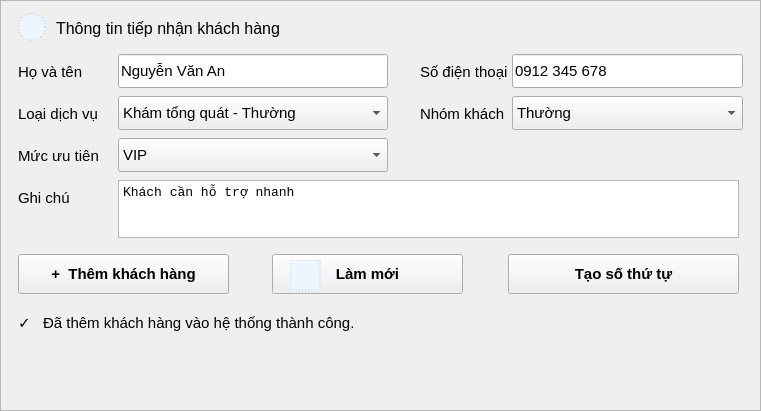
  <widget class="QFrame" name="panelThongTin">
   <property name="geometry">
    <rect>
     <x>16</x>
     <y>188</y>
     <width>761</width>
     <height>411</height>
    </rect>
   </property>
   <property name="frameShape">
    <enum>QFrame::Shape::StyledPanel</enum>
   </property>
   <widget class="QLabel" name="lblImgThongTin">
    <property name="geometry">
     <rect>
      <x>18</x>
      <y>13</y>
      <width>28</width>
      <height>28</height>
     </rect>
    </property>
    <property name="font">
     <font>
      <family>Segoe UI</family>
      <pointsize>11</pointsize>
      <bold>false</bold>
     </font>
    </property>
    <property name="styleSheet">
     <string notr="true">background:#edf5ff; border:1px dashed #b8c7dc; border-radius:14px;</string>
    </property>
    <property name="text">
     <string/>
    </property>
    <property name="pixmap">
     <pixmap>C:/Users/ADMIN/Downloads/user.png</pixmap>
    </property>
    <property name="scaledContents">
     <bool>true</bool>
    </property>
    <property name="alignment">
     <set>Qt::AlignmentFlag::AlignCenter</set>
    </property>
    <property name="class" stdset="0">
     <string>imageSlot</string>
    </property>
   </widget>
   <widget class="QLabel" name="lblTitleThongTin">
    <property name="geometry">
     <rect>
      <x>56</x>
      <y>14</y>
      <width>300</width>
      <height>28</height>
     </rect>
    </property>
    <property name="font">
     <font>
      <family>Segoe UI</family>
      <pointsize>12</pointsize>
      <fontweight>ExtraBold</fontweight>
     </font>
    </property>
    <property name="text">
     <string>Thông tin tiếp nhận khách hàng</string>
    </property>
    <property name="class" stdset="0">
     <string>sectionTitle</string>
    </property>
   </widget>
   <widget class="QLabel" name="lblHoTen">
    <property name="geometry">
     <rect>
      <x>18</x>
      <y>58</y>
      <width>78</width>
      <height>28</height>
     </rect>
    </property>
    <property name="font">
     <font>
      <family>Segoe UI</family>
      <pointsize>11</pointsize>
      <bold>false</bold>
     </font>
    </property>
    <property name="text">
     <string>Họ và tên</string>
    </property>
   </widget>
   <widget class="QLineEdit" name="txtTenKhach">
    <property name="geometry">
     <rect>
      <x>118</x>
      <y>54</y>
      <width>270</width>
      <height>34</height>
     </rect>
    </property>
    <property name="font">
     <font>
      <family>Segoe UI</family>
      <pointsize>11</pointsize>
      <bold>false</bold>
     </font>
    </property>
    <property name="text">
     <string>Nguyễn Văn An</string>
    </property>
   </widget>
   <widget class="QLabel" name="lblDienThoai">
    <property name="geometry">
     <rect>
      <x>420</x>
      <y>58</y>
      <width>88</width>
      <height>28</height>
     </rect>
    </property>
    <property name="font">
     <font>
      <family>Segoe UI</family>
      <pointsize>11</pointsize>
      <bold>false</bold>
     </font>
    </property>
    <property name="text">
     <string>Số điện thoại</string>
    </property>
   </widget>
   <widget class="QLineEdit" name="txtSoDienThoai">
    <property name="geometry">
     <rect>
      <x>512</x>
      <y>54</y>
      <width>231</width>
      <height>34</height>
     </rect>
    </property>
    <property name="font">
     <font>
      <family>Segoe UI</family>
      <pointsize>11</pointsize>
      <bold>false</bold>
     </font>
    </property>
    <property name="text">
     <string>0912 345 678</string>
    </property>
   </widget>
   <widget class="QLabel" name="lblLoaiDichVu">
    <property name="geometry">
     <rect>
      <x>18</x>
      <y>100</y>
      <width>90</width>
      <height>28</height>
     </rect>
    </property>
    <property name="font">
     <font>
      <family>Segoe UI</family>
      <pointsize>11</pointsize>
      <bold>false</bold>
     </font>
    </property>
    <property name="text">
     <string>Loại dịch vụ</string>
    </property>
   </widget>
   <widget class="QComboBox" name="cboLoaiDichVu">
    <property name="geometry">
     <rect>
      <x>118</x>
      <y>96</y>
      <width>270</width>
      <height>34</height>
     </rect>
    </property>
    <property name="font">
     <font>
      <family>Segoe UI</family>
      <pointsize>11</pointsize>
      <bold>false</bold>
     </font>
    </property>
    <item>
     <property name="text">
      <string>Khám tổng quát - Thường</string>
     </property>
    </item>
   </widget>
   <widget class="QLabel" name="lblNhomKhach">
    <property name="geometry">
     <rect>
      <x>420</x>
      <y>100</y>
      <width>88</width>
      <height>28</height>
     </rect>
    </property>
    <property name="font">
     <font>
      <family>Segoe UI</family>
      <pointsize>11</pointsize>
      <bold>false</bold>
     </font>
    </property>
    <property name="text">
     <string>Nhóm khách</string>
    </property>
   </widget>
   <widget class="QComboBox" name="cboNhomKhach">
    <property name="geometry">
     <rect>
      <x>512</x>
      <y>96</y>
      <width>231</width>
      <height>34</height>
     </rect>
    </property>
    <property name="font">
     <font>
      <family>Segoe UI</family>
      <pointsize>11</pointsize>
      <bold>false</bold>
     </font>
    </property>
    <item>
     <property name="text">
      <string>Thường</string>
     </property>
    </item>
    <item>
     <property name="text">
      <string>VIP</string>
     </property>
    </item>
    <item>
     <property name="text">
      <string>Cấp cứu</string>
     </property>
    </item>
   </widget>
   <widget class="QLabel" name="lblMucUuTien">
    <property name="geometry">
     <rect>
      <x>18</x>
      <y>142</y>
      <width>90</width>
      <height>28</height>
     </rect>
    </property>
    <property name="font">
     <font>
      <family>Segoe UI</family>
      <pointsize>11</pointsize>
      <bold>false</bold>
     </font>
    </property>
    <property name="text">
     <string>Mức ưu tiên</string>
    </property>
   </widget>
   <widget class="QComboBox" name="cboMucUuTien">
    <property name="geometry">
     <rect>
      <x>118</x>
      <y>138</y>
      <width>270</width>
      <height>34</height>
     </rect>
    </property>
    <property name="font">
     <font>
      <family>Segoe UI</family>
      <pointsize>11</pointsize>
      <bold>false</bold>
     </font>
    </property>
    <item>
     <property name="text">
      <string>VIP</string>
     </property>
    </item>
    <item>
     <property name="text">
      <string>Thường</string>
     </property>
    </item>
    <item>
     <property name="text">
      <string>Cấp cứu</string>
     </property>
    </item>
   </widget>
   <widget class="QLabel" name="lblGhiChu">
    <property name="geometry">
     <rect>
      <x>18</x>
      <y>184</y>
      <width>78</width>
      <height>28</height>
     </rect>
    </property>
    <property name="font">
     <font>
      <family>Segoe UI</family>
      <pointsize>11</pointsize>
      <bold>false</bold>
     </font>
    </property>
    <property name="text">
     <string>Ghi chú</string>
    </property>
   </widget>
   <widget class="QTextEdit" name="txtGhiChu">
    <property name="geometry">
     <rect>
      <x>118</x>
      <y>180</y>
      <width>621</width>
      <height>58</height>
     </rect>
    </property>
    <property name="font">
     <font>
      <family>Consolas</family>
      <pointsize>10</pointsize>
      <bold>false</bold>
     </font>
    </property>
    <property name="plainText">
     <string>Khách cần hỗ trợ nhanh</string>
    </property>
   </widget>
   <widget class="QPushButton" name="btnThemKhach">
    <property name="geometry">
     <rect>
      <x>18</x>
      <y>254</y>
      <width>211</width>
      <height>40</height>
     </rect>
    </property>
    <property name="font">
     <font>
      <family>Segoe UI</family>
      <pointsize>11</pointsize>
      <bold>true</bold>
     </font>
    </property>
    <property name="cursor">
     <cursorShape>PointingHandCursor</cursorShape>
    </property>
    <property name="text">
     <string>+  Thêm khách hàng</string>
    </property>
    <property name="class" stdset="0">
     <string>primary</string>
    </property>
   </widget>
   <widget class="QPushButton" name="btnLamMoi">
    <property name="geometry">
     <rect>
      <x>272</x>
      <y>254</y>
      <width>191</width>
      <height>40</height>
     </rect>
    </property>
    <property name="font">
     <font>
      <family>Segoe UI</family>
      <pointsize>11</pointsize>
      <bold>true</bold>
     </font>
    </property>
    <property name="cursor">
     <cursorShape>PointingHandCursor</cursorShape>
    </property>
    <property name="text">
     <string>Làm mới</string>
    </property>
    <property name="class" stdset="0">
     <string>secondary</string>
    </property>
   </widget>
   <widget class="QPushButton" name="btnTaoSoThuTu">
    <property name="geometry">
     <rect>
      <x>508</x>
      <y>254</y>
      <width>231</width>
      <height>40</height>
     </rect>
    </property>
    <property name="font">
     <font>
      <family>Segoe UI</family>
      <pointsize>11</pointsize>
      <bold>true</bold>
     </font>
    </property>
    <property name="cursor">
     <cursorShape>PointingHandCursor</cursorShape>
    </property>
    <property name="text">
     <string>Tạo số thứ tự</string>
    </property>
    <property name="class" stdset="0">
     <string>success</string>
    </property>
   </widget>
   <widget class="QLabel" name="lblThongBaoThanhCong">
    <property name="geometry">
     <rect>
      <x>18</x>
      <y>306</y>
      <width>721</width>
      <height>34</height>
     </rect>
    </property>
    <property name="font">
     <font>
      <family>Segoe UI</family>
      <pointsize>11</pointsize>
      <bold>false</bold>
     </font>
    </property>
    <property name="text">
     <string>✓   Đã thêm khách hàng vào hệ thống thành công.</string>
    </property>
    <property name="alignment">
     <set>Qt::AlignmentFlag::AlignVCenter</set>
    </property>
    <property name="class" stdset="0">
     <string>badgeGreen</string>
    </property>
   </widget>
   <widget class="QLabel" name="cardDaTiepNhanImage_2">
    <property name="geometry">
     <rect>
      <x>290</x>
      <y>260</y>
      <width>31</width>
      <height>31</height>
     </rect>
    </property>
    <property name="font">
     <font>
      <family>Segoe UI</family>
      <pointsize>11</pointsize>
      <bold>false</bold>
     </font>
    </property>
    <property name="styleSheet">
     <string notr="true">background:#edf5ff; border:1px dashed #b8c7dc; border-radius:24px;</string>
    </property>
    <property name="text">
     <string/>
    </property>
    <property name="pixmap">
     <pixmap>C:/Users/ADMIN/Downloads/invitation.png</pixmap>
    </property>
    <property name="scaledContents">
     <bool>true</bool>
    </property>
    <property name="alignment">
     <set>Qt::AlignmentFlag::AlignCenter</set>
    </property>
    <property name="class" stdset="0">
     <string>imageSlot</string>
    </property>
   </widget>
  </widget>
